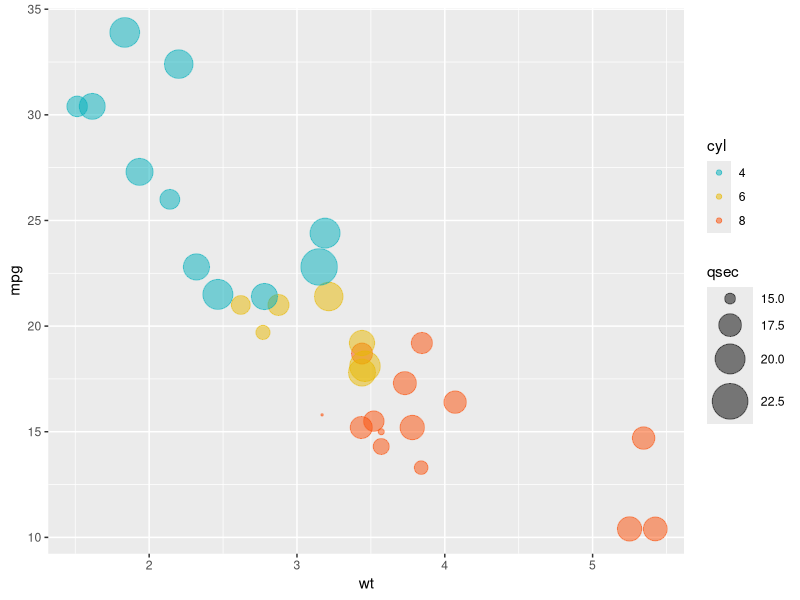
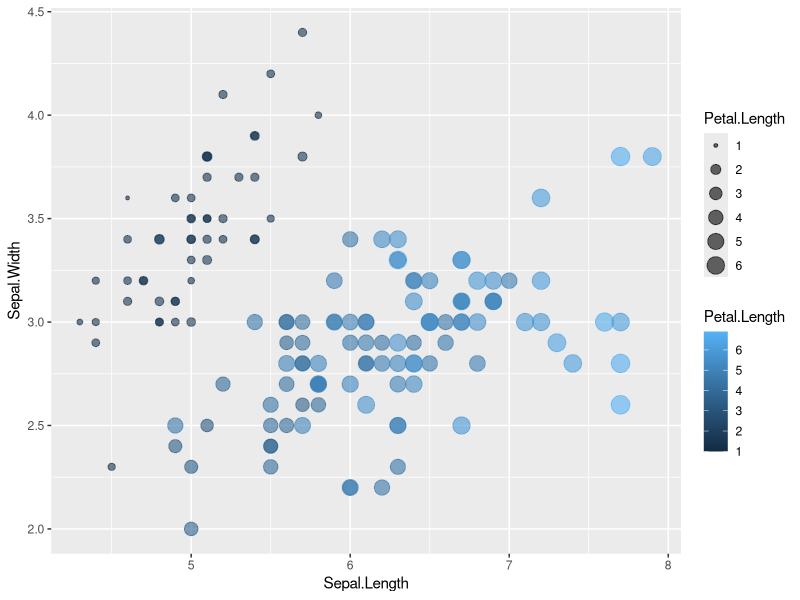

The R script that drew these images, in order: (Note: this script raises an error after producing the figures.)
##########################################
#  http://www.majorbio.com/
#  Copyright (C) 2019 in  Majorbio workshop
#  contact: meng.luo@majorbio.com
##########################################

# require packages
library(ggplot2)
library(scales)
library(gridExtra)
library(RColorBrewer)
color <- grDevices::colors()[grep("gr(a|e)y", grDevices::colors(), invert = T)]
rcolor <- color[sample(1:length(color), length(color))]

# Load data
data("mtcars")
df <- mtcars

# Convert cyl as a grouping variable
df$cyl <- as.factor(df$cyl)

# Inspect the data
head(df[, c("wt", "mpg", "cyl", "qsec")], 4)

ggplot(df, aes(x = wt, y = mpg)) +
  geom_point(aes(color = cyl, size = qsec), alpha = 0.5) +
  scale_color_manual(values = c("#00AFBB", "#E7B800", "#FC4E07")) +
  scale_size(range = c(0.5, 12)) # Adjust the range of points size

# Color and shape depend on factor (categorical variable)
ggplot(iris, aes(
  x = Sepal.Length, y = Sepal.Width, color = Petal.Length,
  size = Petal.Length
)) +
  geom_point(alpha = 0.6)

# setting data director

go <- read.csv("goenrich.csv", header = T)

head(go)

ggplot(go, aes(
  x = richfactor, y = Description, color = Petal.Length,
  size = Petal.Length
)) +
  geom_point(alpha = 0.6)
tw <- go[c(1:20), ]
ggplot(tw, aes(x = richfactor, y = Description)) +
  geom_point(aes(color = Pvalue_corrected, size = Number), alpha = 0.5) # +
# scale_color_manual(values = c("#00AFBB", "#E7B800", "#FC4E07")) +
# scale_size(range = c(0.5, 12))  # Adjust the range of points size

# for finding the font in our computer
windowsFonts()
## BUDDLE PLOT
ggplot(tw, aes(x = richfactor, y = Description)) +
  geom_point(aes(color = Pvalue_corrected, size = Number), alpha = 1) +
  scale_color_gradient(low = "black", high = "red") +
  theme(
    legend.position = "right",
    axis.text = element_text(
      family = "serif",
      size = 10, face = "bold"
    ),
    legend.text = element_text(
      family = "serif",
      size = 10, face = "bold"
    ),
    legend.title = element_text(
      family = "serif",
      size = 10, face = "bold"
    ),
    panel.grid.major = element_blank(),
    panel.grid.minor = element_blank(),
    panel.background = element_blank(),
    axis.line = element_line(colour = "black")
  ) +
  labs(size = "Number of Genes", colour = "FDR") +
  ylab(NULL) + xlab("Rich Factor")

#guides(fill = guide_legend(title = c("FDR", "number genes")))
#theme(
#  plot.title = element_text(color = "red", size = 14, face = "bold.italic"),
#  axis.title.x = element_text(color = "blue", size = 14, face = "bold"),
#  axis.title.y = element_text(color = "#993333", size = 14, face = "bold")
#)

# color
# Default version: just say color=your numeric column
ggplot(mtcars, aes(x = wt, y = mpg, color = disp)) + geom_point(size = 4)

# 1 - Scale_fill_gradient
ggplot(mtcars, aes(x = wt, y = mpg, color = disp)) + geom_point(size = 5) +
  scale_color_gradient(low = "black", high = "red")

# 2 - Three colours gradient
ggplot(mtcars, aes(x = wt, y = mpg, color = disp)) + geom_point(size = 5) +
  scale_fill_gradient2(midpoint = 3)

# 3 - scale_colour_gradientn() and scale_fill_gradientn(): a custom n-colour gradient.
# Also works with cm.colors, heat.colors, and the colors of the package "colorspace"
ggplot(mtcars, aes(x = wt, y = mpg, color = disp)) + geom_point(size = 5) +
  scale_color_gradientn(colours = terrain.colors(7))

# 4 - Using R colorbrewer
ggplot(mtcars, aes(x = wt, y = mpg, color = disp)) + geom_point(size = 5) +
  scale_color_distiller(palette = "RdPu")
